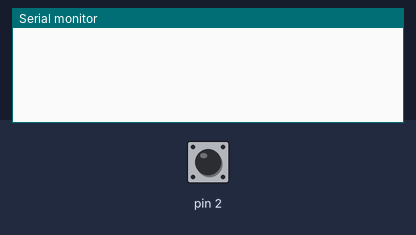
A sketch run on a simulated Arduino Uno, built with avr-gcc and run on an emulated ATmega328P. On the bench: the last lines printed to the serial monitor. The inputs (shaded band) are chosen by the test bench; at power-on: pin 2 LOW.

Above: at 1.2 s.
1.3 s: pin 2 pulsed HIGH 2 times (0.12 s each, 0.3 s apart)
4.9 s: pin 2 driven HIGH
At 6.0 s:
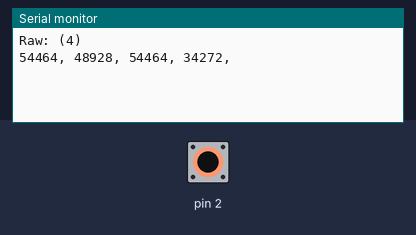
6.5 s: pin 2 pulsed LOW 5 times (0.12 s each, 0.3 s apart)
At 11.0 s:
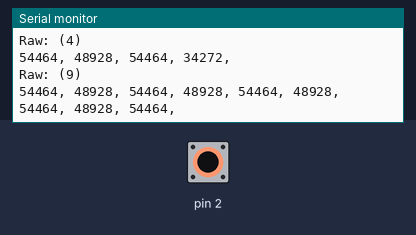

The sketch:

imp_AC.ino
```cpp
#define LEDPIN 13
//you may increase this value on Arduinos with greater than 2k SRAM
#define maxLen 800
volatile  unsigned int irBuffer[maxLen];
//stores timings - volatile because changed by ISR
volatile unsigned int x = 0;
//Pointer thru irBuffer - volatile because changed by ISR

void setup()
  {
     Serial.begin(9600); //change BAUD rate as required
     attachInterrupt(0, rxIR_Interrupt_Handler, CHANGE);       //set up ISR for receiving IR signal
   }

void loop()
  {
   //Serial.println(F("Press the button on the remote now - once only"));
   delay(5000);                                                // pause 5 secs
   if (x)
   {                  //if a signal is captured
     digitalWrite(LEDPIN, HIGH);                               //visual indicator that signal received
     Serial.println();
     Serial.print(F("Raw: ("));                                //dump raw header format - for library
     Serial.print((x - 1));
     Serial.println(F(") "));
     detachInterrupt(0);                                       //stop interrupts & capture until finshed here

     for (int i = 1; i < x; i++)
       {       //now dump the times
         //if (!(i & 0x1)) Serial.print(F("-"));
         Serial.print(irBuffer[i] - irBuffer[i - 1]);
         Serial.print(F(", "));
        }

     x = 0;
     Serial.println();
     Serial.println();
     digitalWrite(LEDPIN, LOW);                                //end of visual indicator, for this time
     attachInterrupt(0, rxIR_Interrupt_Handler, CHANGE);       //re-enable ISR for receiving IR signal
    }

 }

  void rxIR_Interrupt_Handler()
  {
    if (x > maxLen) return;                                    //ignore if irBuffer is already full
    irBuffer[x++] = micros();                                  //just continually record the time-stamp of signal transitions

   }
```

Measured:
- after the input at 4.9 s, the serial monitor: prints a new line after 0.10 s (image 1)
- after the input at 6.5 s, the serial monitor: prints a new line after 3.5 s (image 2)
